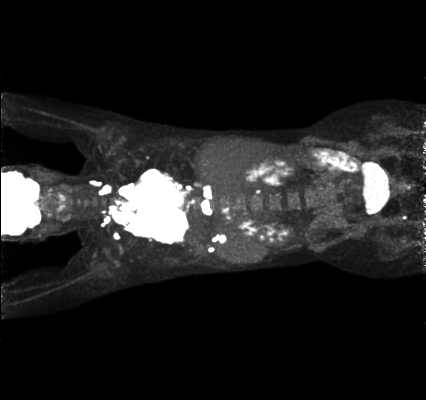
#> input picture tumor-segmentation/inverted_imgs/patient_101.png, 426 x 400 px
$ python -i preprocessing.py   (imports and definitions only)
#> lines starting #> are read from the running program, lines starting #| are printed output that depends on the picture
import cv2
import numpy as np

def preprocess_image(image_path, blur=True, normalize=True, clip=True, equalize_hist=True, resize=True,
                     target_size=(400, 400), clip_limit=0.03, grid_size=(8, 8)):
    # Read the image in grayscale
#> called with image_path = 'inverted_imgs/patient_101.png', blur = True, normalize = True, clip = True, equalize_hist = True, resize = True, target_size = (400, 400), clip_limit = 0.03
    image = cv2.imread(image_path, cv2.IMREAD_GRAYSCALE)
#> image is the input picture: shape (400, 426); min 0, max 255, mean 31.6

    # Normalize the image to range [0, 255] if normalization is true
    if normalize:
        image = cv2.normalize(image, None, alpha=0, beta=255, norm_type=cv2.NORM_MINMAX)

    # Noise reduction with Gaussian blur if blur is true
    if blur:
        image = cv2.GaussianBlur(image, (3, 3), 0)

    # Clip the intensity and apply Contrast Limited Adaptive Histogram Equalization (CLAHE) if clip is true
    if clip and equalize_hist:
        clahe = cv2.createCLAHE(clipLimit=clip_limit, tileGridSize=grid_size)
        image = clahe.apply(image)
    elif equalize_hist:  # Apply Histogram Equalization without clipping
        image = cv2.equalizeHist(image)

    # Resize the image to the target size if resize is true
    if resize:
        image = cv2.resize(image, target_size, interpolation=cv2.INTER_AREA)
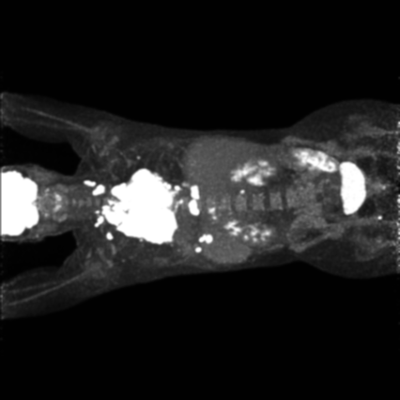
#> image: shape (400, 400); min 1, max 255, mean 32.8

    return image


# Example usage for a single image:
# processed_image = preprocess_image('path/to/image.png', blur=True, normalize=True, clip=True, equalize_hist=True, resize=True)

>>> result = preprocess_image('inverted_imgs/patient_101.png')

$ run again, on tumor-segmentation/inverted_imgs/patient_102.png
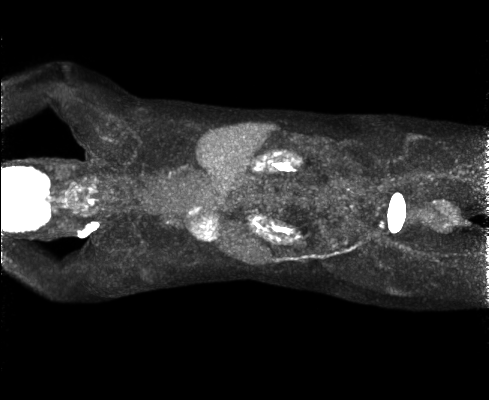
#> input picture tumor-segmentation/inverted_imgs/patient_102.png, 489 x 400 px
#> in preprocess_image, image is the input picture: shape (400, 489); min 0, max 255, mean 37
#> in preprocess_image, `image = cv2.resize(image, target_size, interpolation=cv2.INTER_AREA)`:
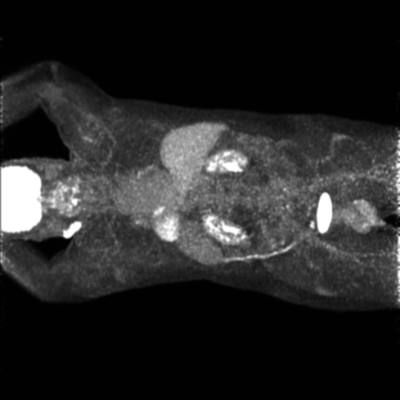
#> image: shape (400, 400); min 1, max 255, mean 38.6

$ run again, on tumor-segmentation/inverted_imgs/patient_103.png
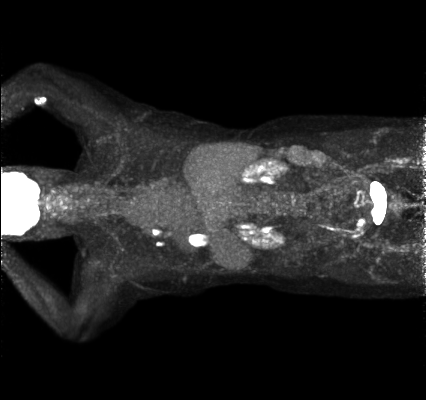
#> input picture tumor-segmentation/inverted_imgs/patient_103.png, 426 x 400 px
#> in preprocess_image, image is the input picture: shape (400, 426); min 0, max 255, mean 32.8
#> in preprocess_image, `image = cv2.resize(image, target_size, interpolation=cv2.INTER_AREA)`:
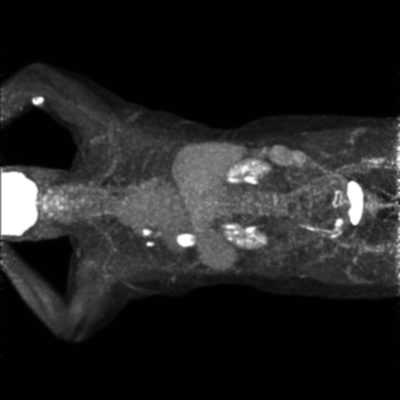
#> image: shape (400, 400); min 1, max 255, mean 34.3

$ run again, on tumor-segmentation/inverted_imgs/patient_105.png
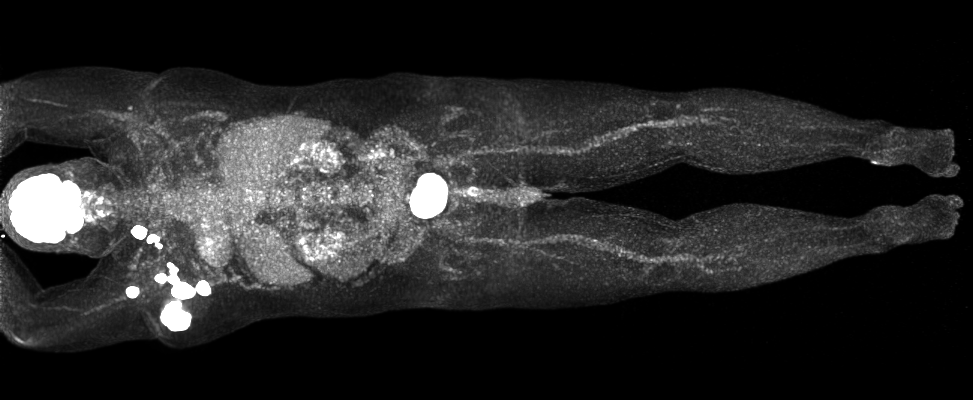
#> input picture tumor-segmentation/inverted_imgs/patient_105.png, 973 x 400 px
#> in preprocess_image, image is the input picture: shape (400, 973); min 0, max 255, mean 37.6
#> in preprocess_image, `image = cv2.resize(image, target_size, interpolation=cv2.INTER_AREA)`:
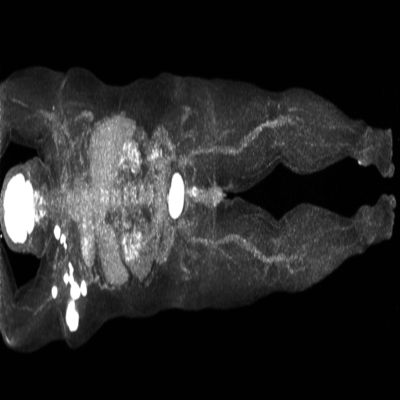
#> image: shape (400, 400); min 1, max 255, mean 38.9
